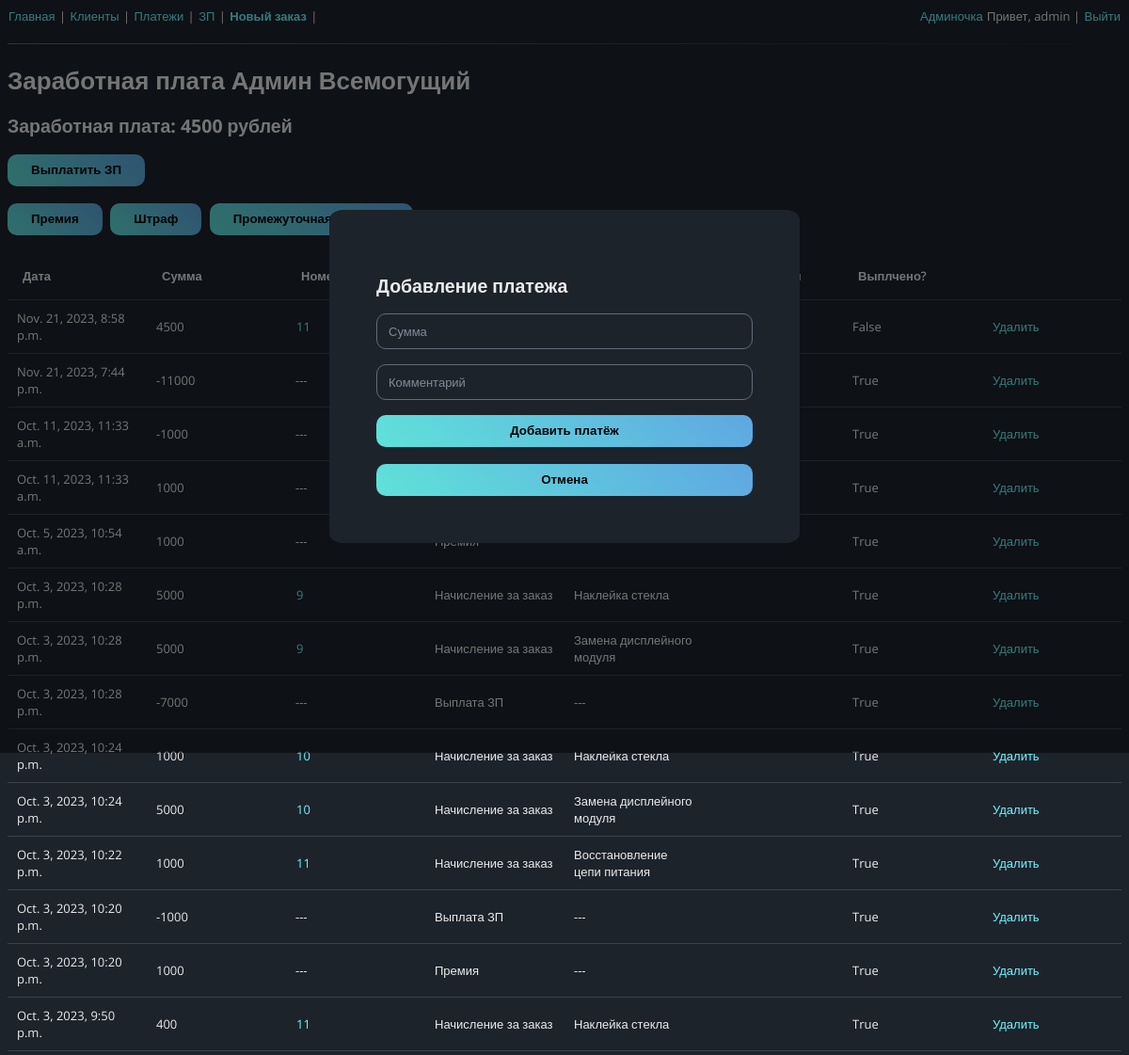
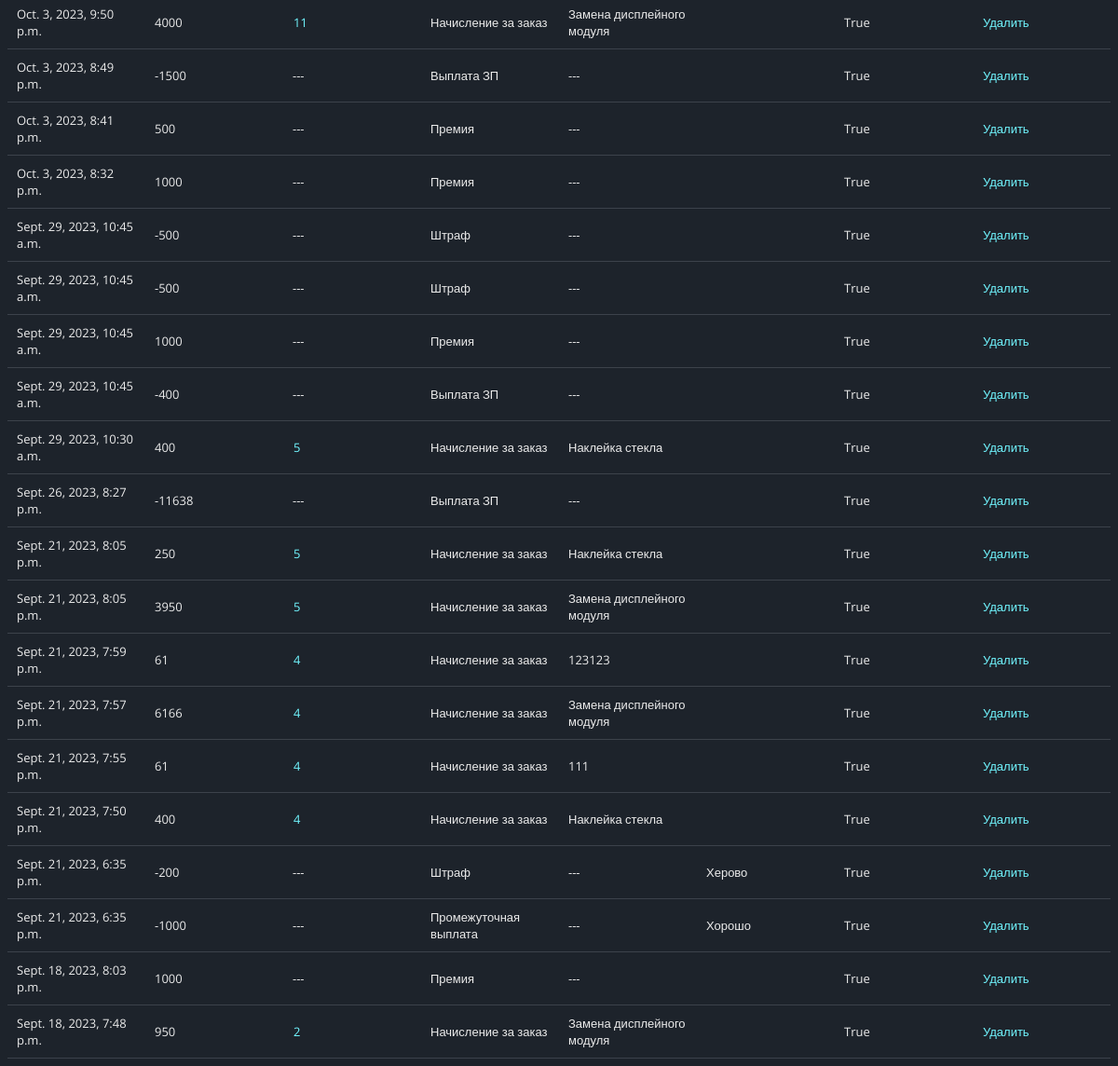
Page /salary/9/operations (signed in) on the committed database (2 pictures, top to bottom).
### users/models.py (models this page shows, shortened)
class Employees(AbstractUser):
    percent = models.IntegerField(verbose_name='Процент от заказа', default=50)
    earnings = models.IntegerField(default=0, verbose_name='Заработок с последней выплаты')

### salary/models.py (models this page shows)
class Salary(models.Model):
    SALARY_REASONS = (
        ('BONUS', 'Премия'),
        ('PENALTY', 'Штраф'),
        ('ACCRUAL', 'Начисление за заказ'),
        ('PAYOUT', 'Выплата ЗП'),
        ('INTERIM_PAYMENT', 'Промежуточная выплата')
    )
    employee = models.ForeignKey(Employees, on_delete=models.DO_NOTHING, verbose_name='Исполнитель')
    order = models.ForeignKey(Order, on_delete=models.CASCADE, null=True, blank=True,
                              verbose_name='Номер заказа')
    work = models.ForeignKey(Works, on_delete=models.CASCADE, null=True, blank=True,
                              verbose_name='Услуга')
    payment = models.ForeignKey(Payments, on_delete=models.SET_NULL, null=True, blank=True,
                                verbose_name='Платёж №')
    reason = models.CharField(max_length=30, verbose_name='Основание', choices=SALARY_REASONS,
                              default='ACCRUAL')
    date = models.DateTimeField(default=timezone.now)
    amount = models.IntegerField(verbose_name='Сумма')
    comment = models.CharField(max_length=100, blank=True, default='', verbose_name='Комментарий')
    paid_for_employee = models.BooleanField(default=False, verbose_name='Оплачено мастеру')
    paid_by_operation = models.IntegerField(blank=True, null=True, verbose_name='Закрыт операцией №')

### orders/models.py (models this page shows, shortened)
class Works(models.Model):
    order = models.ForeignKey(Order, on_delete=models.CASCADE, verbose_name='Заказ')
    employee = models.ForeignKey(Employees, on_delete=models.PROTECT, null=True, blank=True,
                                verbose_name='Исполнитель')
    payment = models.ForeignKey(Payments, on_delete=models.SET_NULL, null=True, blank=True,
                                verbose_name='Платёж №')
    work = models.CharField(max_length=50, verbose_name='Название услуги')
    price = models.IntegerField(verbose_name='Стоимость')
    cost = models.IntegerField(default=0, blank=True, verbose_name='Себестоимость')
    guarantee = models.IntegerField(default=60, verbose_name='Гарантия')
    discount = models.IntegerField(default=0, blank=True, verbose_name='Скидка')
    quantity = models.IntegerField(default=1, verbose_name='Количество')
    paid_by_client = models.BooleanField(default=False, verbose_name='Оплачено клиентом')

### salary/views.py (the view, shortened to what this page needs)
# urls.py: path('<int:employee_id>/operations', OperationsSalary.as_view(), name='operations_salary'),
class OperationsSalary(PermissionRequiredMixin, CreateView):
    permission_required = 'salary.add_salary'
    login_url = reverse_lazy('login')
    model = Salary
    template_name = 'operations_salary.html'
    form_class = SalaryForm
    def get_context_data(self, **kwargs):
        operation_type = self.request.GET.get('type')
        employee = Employees.objects.get(pk=self.kwargs['employee_id'])
        employee_salary_amount = get_salary_data(employee)['salary']
        context = super().get_context_data(**kwargs)
        context['salary'] = Salary.objects.select_related('employee')\
                            .filter(employee_id=self.kwargs['employee_id']).order_by('-pk')
        context['employee'] = employee
        if operation_type == 'payout':
            context['form'].initial={'amount': employee_salary_amount}
            context['form'].fields['amount'].widget.attrs['readonly'] = True
        context['salary_amount'] = employee_salary_amount
        return context

### salary/forms.py
class SalaryForm(forms.ModelForm):
    class Meta:
        model = Salary
        fields = ['amount', 'comment']
        widgets = {
            'amount': forms.NumberInput(attrs={'class': 'text-field__input',
                                                    'placeholder': 'amount'}),
            'comment': forms.TextInput(attrs={'class': 'text-field__input',
                                                    'placeholder': 'comment'})
        }

### salary/views.py (called while the page is built)
def get_salary_data(employee_id):
    unpaid_services = Salary.objects.filter(Q(employee_id=employee_id) & \
                                            Q(paid_for_employee=0))
    salary = unpaid_services.aggregate(Sum('amount'))['amount__sum']
    if not salary:
        salary = 0
    salary_data = {
        'unpaid_services': unpaid_services,
        'salary': salary
    }
    return salary_data

### salary/templates/operations_salary.html (shortened to what this page needs)
{% extends "employee_salary.html" %}
{% block popup %}
    <div class="popup open">
        <div class="popup__box">
            <h2>Добавление платежа</h2>
            <form method="POST">
                {% for field in form %}
                <div class="text-field text-field_floating">
                    {{ field }}
                    <label for="field.id_for_label" class="text-field__label">{{ field.label }}</label>
                </div>
                {% endfor %}
                <input class="button form_button" type="submit" value="Добавить платёж"><br>
                <input class="button form_button" type="button"
                    onclick="window.location.href = '{% url 'employee_salary' employee.pk %}';" value="Отмена">
            </form>
        </div>
    </div>
{% endblock popup %}

### salary/templates/employee_salary.html (shortened to what this page needs)
{% extends "base.html" %}
{% load static %}
{% block header %}Заработная плата {{ employee.get_full_name }} {% endblock header %}
{% block content%}
{% block popup %}{% endblock popup %}
<h2>Заработная плата: {{ salary_amount }} рублей </h2>
{% if perms.add_salary %}
    <input class="button" type="button"
	onclick="window.location.href = '{% url 'operations_salary' employee.pk %}?type=payout';"
    value="Выплатить ЗП">
    <br>
    <input class="button inline_button" type="button"
        onclick="window.location.href = '{% url 'operations_salary' employee.pk %}?type=bonus';"
        value="Премия">
    <input class="button inline_button" type="button"
    onclick="window.location.href = '{% url 'operations_salary' employee.pk %}?type=penalty';"
    value="Штраф">
    <input class="button inline_button" type="button"
        onclick="window.location.href = '{% url 'operations_salary' employee.pk %}?type=interim_payment';"
        value="Промежуточная выплата">
<br><br>
{% endif %}
<table class="full_width">
    <thead>
        <th>Дата</th>
        <th>Сумма</th>
        <th>Номер заказа</th>
        <th>Основание</th>
        <th>Услуга в заказе</th>
        <th>Комментарий</th>
        <th>Выплчено?</th>
        <th></th>
    </thead>
    {% for object in salary %}
        <tbody>
            <tr>
                <td>{{ object.date }}</td>
                <td>{{ object.amount }}</td>
                <td>{% if object.order_id %}
                    <a href="{% url 'order' object.order_id %}">{{ object.order_id }}</a>
                    {% else %} ---
                {% endif %}</td>
                <td>{{ object.get_reason_display }}</td>
                <td>{% if object.work.work %}
                    {{ object.work.work }}
                    {% else %} ---
                {% endif %}</td>
                <td>{{ object.comment }}</td>
                <td>{{ object.paid_for_employee }}</td>
                <td>
                {% if perms.clients.delete_client %}
                    <a href="{% url 'delete_operation_salary' object.employee_id object.pk %}"> Удалить </a>
                {% endif %}
                 </td>
            </tr>
        </tbody>
    {% endfor %}
</table>
{% endblock content %}

### my_service/templates/base.html (shortened to what this page needs)
<!DOCTYPE html>
{% load static %}
{% load search_param_replace_tag %}
<html>
<head>
    <link rel="stylesheet" href="{% static 'css/style.css' %}" />
    <link rel="stylesheet" href="{% static 'css/table.css' %}" />
    <link rel="stylesheet" href="{% static 'css/popup.css' %}" />
</head>
<body>
    <div>
        <a href="{% url 'orders' %}">Главная</a> |
        <a href="{% url 'clients' %}">Клиенты</a> |
        <a href="{% url 'payments' %}?date=month">Платежи</a> |
        <a href="{% url 'main_salary' %}">ЗП</a> |
        <a href="{% url 'create_order' %}"><b>Новый заказ</b></a> |
        {% if request.user.is_authenticated %}
            <div class="last">
            {% if request.user.is_superuser %}
                <a href="/admin/">Админочка</a>
            {% endif %}
            Привет, {{ request.user.username }} |
            <a href="{% url 'logout' %}">Выйти</a>   </div>
        {% else %}
            <div class="last"><a href="{% url 'login' %}"><b>Войти</b></a> |
            <a href="{% url 'register' %}"><b>Регистрация</b></a></div>
        {% endif %}
    </div>
    <hr>
    <h1>{% block header %}{% endblock header %}</h1>
    <div>{% block content%}{% endblock content %}</div>
</body>
</html>

### my_service/static/css/style.css (style rules this page uses)
*, *::before, *::after { box-sizing: border-box; }
hr { margin: 20px 0; height: 1px; border: none; background: linear-gradient(60deg, #616b79, #1d232b) }
body { font-family: 'Open Sans', sans-serif; font-weight: 400; font-size: 13px; color: #ebebeb; background-color: #1d232b; }
.text-field { margin-bottom: 1rem; }
.text-field__label { display: block; margin-bottom: 20px; }
.text-field__input { color: #ffffff; display: block; width: 100%; height: calc(2.25rem + 2px); margin-bottom: 0px; padding: 0px 0.75rem; font-family: inherit; border: 1px solid #616b79; background-color: #1d232b; border-radius: 10px; }
.text-field__label { display: block; margin-bottom: 0.25rem; }
.text-field_floating { position: relative; }
.text-field_floating .text-field__label { position: absolute; top: 50%; left: 0.3125rem; display: flex; transform: translateY(-50%); pointer-events: none; border: none; background-color: #1d232b; color: #808b99; padding-left: 0.5rem; padding-right: 0.5rem; transition: top 0.1s ease-in-out, scale 0.1s ease-in-out; }
.text-field_floating .text-field__input::placeholder { color: transparent; }
.text-field_floating .text-field__input:focus~.text-field__label, .text-field_floating .text-field__input:not(:placeholder-shown)~.text-field__label { top: 0; transform: translateY(-50%) scale(0.75); }
.button { display: block; height: calc(2rem + 2px); margin-bottom: 0px; padding: 0px 0.75rem; font-weight: 700; border: none; border-radius: 10px; background: linear-gradient(45deg,#5fe2d9, #5fa7e2); width: initial; text-align: center; padding: 5px 25px; margin-right: 5px; }
.form_button { width: 100%; }
.inline_button { display: inline; }
.last { float: right; }
input[type='number'], input[type="number"]:hover, input[type="number"]:focus { appearance: none; -moz-appearance: textfield; }
a { outline: none; padding: 2px 1px 0; }
a:link { color: #71f6ff; text-decoration: none; }

### my_service/static/css/table.css (style rules this page uses)
table { border-collapse: collapse; box-shadow: 0px 0px 0px 0px rgba(0, 0, 0, 0.068); }
table.full_width { table-layout: fixed; width: 100%; }
th { background: #1d232b; padding: 16px; font-size: 13px; font-weight: 600; text-align: left; }
tr { padding: 5px; background-color: #1d232b; border-bottom: solid; border-color: #3c424b; border-width: 1px; }
td { padding: 10px; }

### my_service/static/css/popup.css (style rules this page uses)
.popup { position: fixed; left: 0; top: 0; width: 100%; height: 100vh; z-index: 99998; background-color: rgba(0,0,0,.5); display: grid; align-items: center; justify-content: center; overflow-y: auto; visibility: hidden; opacity: 0; transition: visibility .4s, opacity .4s; }
.popup__box { min-width: 500px; max-width: 1000px; padding: 50px; z-index: 1; margin: 15px 15px; background-color: #1d232b; border-radius: 3%; }
.popup.open { visibility: visible; opacity: 1; }

### rows in the picture
Employees: user.username "admin", get_full_name "Админ Всемогущий", id "Отмена", id "Выплатить ЗП", id "Премия", id "Штраф", id "Промежуточная выплата"
Salary: date "Nov. 21, 2023, 8:58 p.m.", amount "4500", order_id "11", paid_for_employee "False"
Salary: date "Nov. 21, 2023, 7:44 p.m.", amount "-11000", paid_for_employee "True"
Salary: date "Oct. 11, 2023, 11:33 a.m.", amount "-1000", paid_for_employee "True"
Salary: date "Oct. 11, 2023, 11:33 a.m.", amount "1000", paid_for_employee "True"
Salary: date "Oct. 5, 2023, 10:54 a.m.", amount "1000", paid_for_employee "True"
Salary: date "Oct. 3, 2023, 10:28 p.m.", amount "5000", order_id "9", reason "Начисление за заказ", work.work "Наклейка стекла", paid_for_employee "True"
Salary: date "Oct. 3, 2023, 10:28 p.m.", amount "5000", order_id "9", reason "Начисление за заказ", work.work "Замена дисплейного модуля", paid_for_employee "True"
Salary: date "Oct. 3, 2023, 10:28 p.m.", amount "-7000", reason "Выплата ЗП", paid_for_employee "True"
Salary: date "Oct. 3, 2023, 10:24 p.m.", amount "1000", order_id "10", reason "Начисление за заказ", work.work "Наклейка стекла", paid_for_employee "True"
Salary: date "Oct. 3, 2023, 10:24 p.m.", amount "5000", order_id "10", reason "Начисление за заказ", work.work "Замена дисплейного модуля", paid_for_employee "True"
Salary: date "Oct. 3, 2023, 10:22 p.m.", amount "1000", order_id "11", reason "Начисление за заказ", work.work "Восстановление цепи питания", paid_for_employee "True"
Salary: date "Oct. 3, 2023, 10:20 p.m.", amount "-1000", reason "Выплата ЗП", paid_for_employee "True"
Salary: date "Oct. 3, 2023, 10:20 p.m.", amount "1000", reason "Премия", paid_for_employee "True"
Salary: date "Oct. 3, 2023, 9:50 p.m.", amount "400", order_id "11", reason "Начисление за заказ", work.work "Наклейка стекла", paid_for_employee "True"
Salary: date "Oct. 3, 2023, 9:50 p.m.", amount "4000", order_id "11", reason "Начисление за заказ", work.work "Замена дисплейного модуля", paid_for_employee "True"
Salary: date "Oct. 3, 2023, 8:49 p.m.", amount "-1500", reason "Выплата ЗП", paid_for_employee "True"
Salary: date "Oct. 3, 2023, 8:41 p.m.", amount "500", reason "Премия", paid_for_employee "True"
Salary: date "Oct. 3, 2023, 8:32 p.m.", amount "1000", reason "Премия", paid_for_employee "True"
Salary: date "Sept. 29, 2023, 10:45 a.m.", amount "-500", reason "Штраф", paid_for_employee "True"
Salary: date "Sept. 29, 2023, 10:45 a.m.", amount "-500", reason "Штраф", paid_for_employee "True"
Salary: date "Sept. 29, 2023, 10:45 a.m.", amount "1000", reason "Премия", paid_for_employee "True"
Salary: date "Sept. 29, 2023, 10:45 a.m.", amount "-400", reason "Выплата ЗП", paid_for_employee "True"
Salary: date "Sept. 29, 2023, 10:30 a.m.", amount "400", order_id "5", reason "Начисление за заказ", work.work "Наклейка стекла", paid_for_employee "True"
Salary: date "Sept. 26, 2023, 8:27 p.m.", amount "-11638", reason "Выплата ЗП", paid_for_employee "True"
Salary: date "Sept. 21, 2023, 8:05 p.m.", amount "250", order_id "5", reason "Начисление за заказ", work.work "Наклейка стекла", paid_for_employee "True"
Salary: date "Sept. 21, 2023, 8:05 p.m.", amount "3950", order_id "5", reason "Начисление за заказ", work.work "Замена дисплейного модуля", paid_for_employee "True"
Salary: date "Sept. 21, 2023, 7:59 p.m.", amount "61", order_id "4", reason "Начисление за заказ", work.work "123123", paid_for_employee "True"
Salary: date "Sept. 21, 2023, 7:57 p.m.", amount "6166", order_id "4", reason "Начисление за заказ", work.work "Замена дисплейного модуля", paid_for_employee "True"
Salary: date "Sept. 21, 2023, 7:55 p.m.", amount "61", order_id "4", reason "Начисление за заказ", work.work "111", paid_for_employee "True"
Salary: date "Sept. 21, 2023, 7:50 p.m.", amount "400", order_id "4", reason "Начисление за заказ", work.work "Наклейка стекла", paid_for_employee "True"
Salary: date "Sept. 21, 2023, 6:35 p.m.", amount "-200", reason "Штраф", comment "Херово", paid_for_employee "True"
Salary: date "Sept. 21, 2023, 6:35 p.m.", amount "-1000", reason "Промежуточная выплата", comment "Хорошо", paid_for_employee "True"
Salary: date "Sept. 18, 2023, 8:03 p.m.", amount "1000", reason "Премия", paid_for_employee "True"
Salary: date "Sept. 18, 2023, 7:48 p.m.", amount "950", order_id "2", reason "Начисление за заказ", work.work "Замена дисплейного модуля", paid_for_employee "True"

### other values in the picture
{{ salary_amount }} "4500"
